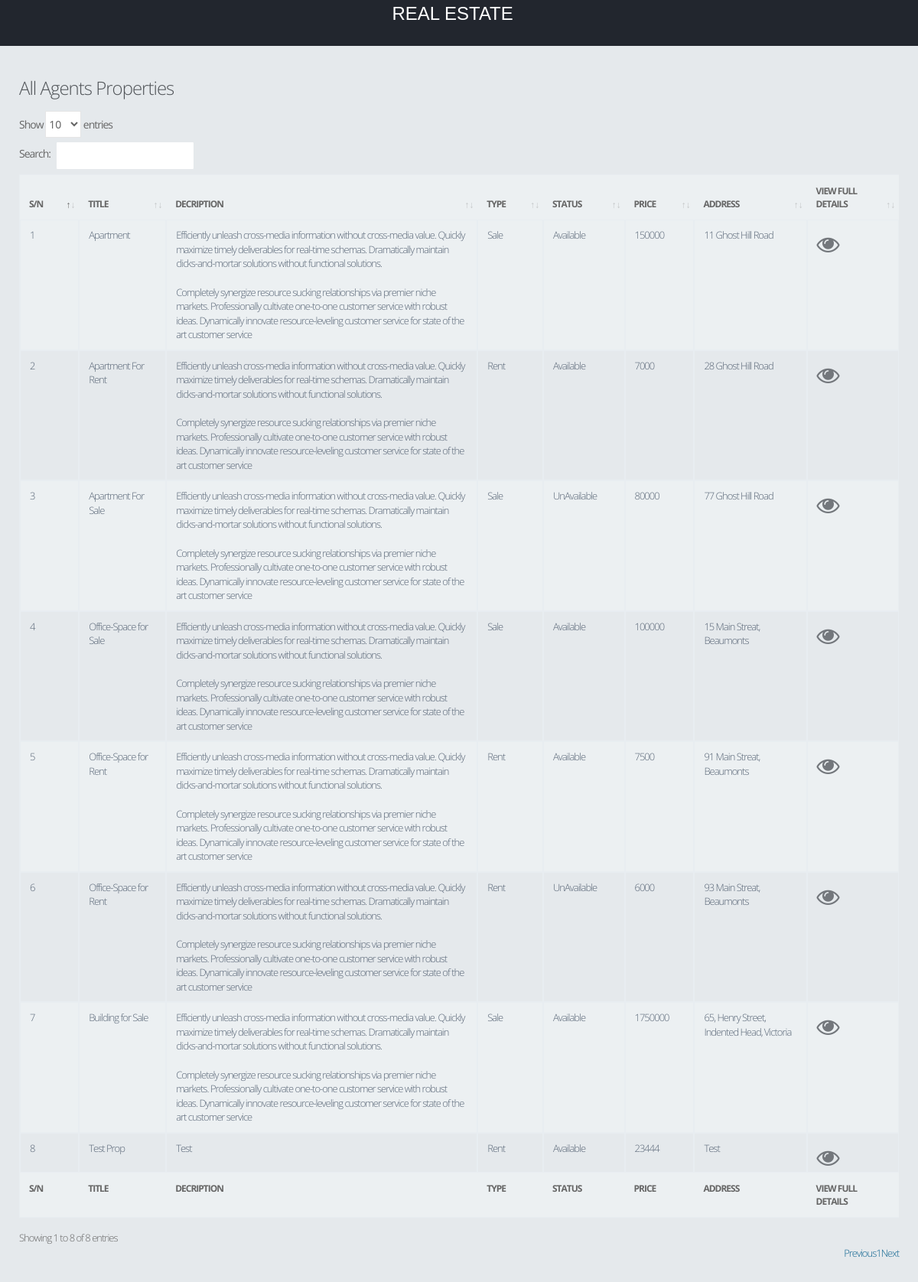
/admin/properties.php (signed in), run on the app's committed database.
### tables this page shows
CREATE TABLE `properties` (
  `property_id` int(10) NOT NULL,
  `property_title` varchar(150) DEFAULT NULL,
  `property_details` text DEFAULT NULL,
  `delivery_type` varchar(20) DEFAULT NULL,
  `availablility` int(5) DEFAULT NULL,
  `price` float DEFAULT NULL,
  `property_address` varchar(200) DEFAULT NULL,
  `property_img` varchar(200) DEFAULT NULL,
  `bed_room` int(5) DEFAULT NULL,
  `liv_room` int(5) DEFAULT NULL,
  `parking` int(5) DEFAULT NULL,
  `kitchen` int(5) DEFAULT NULL,
  `utility` varchar(100) DEFAULT NULL,
  `property_type` varchar(20) DEFAULT NULL,
  `floor_space` varchar(20) DEFAULT NULL,
  `agent_id` int(10) DEFAULT NULL,
  `dateCreated` varchar(50) DEFAULT NULL
);

### admin/properties.php (the view, shortened to what this page needs)
<?php
include("dbconnection.php");
?>
<!DOCTYPE html>
<html>
<head>
<link href="assets/plugins/pace/pace-theme-flash.css" rel="stylesheet" type="text/css" media="screen"/>
<link href="assets/plugins/boostrapv3/css/bootstrap.min.css" rel="stylesheet" type="text/css"/>
<link href="assets/plugins/boostrapv3/css/bootstrap-theme.min.css" rel="stylesheet" type="text/css"/>
<link href="assets/plugins/font-awesome/css/font-awesome.css" rel="stylesheet" type="text/css"/>
<link href="assets/css/animate.min.css" rel="stylesheet" type="text/css"/>
<link href="assets/plugins/jquery-scrollbar/jquery.scrollbar.css" rel="stylesheet" type="text/css"/>
<link href="assets/css/style.css" rel="stylesheet" type="text/css"/>
<link href="assets/css/responsive.css" rel="stylesheet" type="text/css"/>
<link href="assets/css/custom-icon-set.css" rel="stylesheet" type="text/css"/>
<link href="assets/css/dataTables.bootstrap4.min.css" rel="stylesheet">
</head>
<body class="">
<?php include("header.php");?>
<div class="page-container row-fluid">
  <div class="page-content">
    <div class="content">
		<div class="page-title">
			<h3>All Agents Properties</h3>
      <div class="row">
        <div class="col-lg-12">
        <table id="example" class="table table-striped table-bordered" style="width:100%">
          <thead>
              <tr>
                  <th>S/N</th>
                  <th>Title</th>
                  <th>Decription</th>
                  <th>Type</th>
                  <th>Status</th>
                  <th>Price</th>
                  <th>Address</th>
                  <th>View Full Details</th>
              </tr>
          </thead>
          <tbody>
          <?php
              $cnt = 1;
              $que=mysqli_query($con,"SELECT * from properties");
              while ($row=mysqli_fetch_array($que)) {
              ?>
              <tr>
                  <td><?php echo $cnt;?></td>
                  <td><?php echo $row['property_title'];?></td>
                  <td><?php echo $row['property_details'];?></td>
                  <td><?php echo $row['delivery_type'];?></td>
                  <td><?php if($row['availablility'] == 1){echo "UnAvailable";}else{echo "Available";}?></td>
                  <td><?php echo $row['price'];?></td>
                  <td><?php echo $row['property_address'];?></td>
                  <td><a href="viewPropDetails.php?property_id=<?php echo $row['property_id'];?>" ><i class="fa fa-eye"></i></a></td>
              </tr>
              <?php
                  $cnt=$cnt+1;
              }
          ?>
          </tbody>
              <tfoot>
                  <tr>
                     <th>S/N</th>
                    <th>Title</th>
                    <th>Decription</th>
                    <th>Type</th>
                    <th>Status</th>
                    <th>Price</th>
                    <th>Address</th>
                    <th>View Full Details</th>
                  </tr>
          </tfoot>
      </table>
        </div>
      </div>
		</div>
    </div>
  </div>
 </div>
</body>
</html>

### admin/assets/css/responsive.css (style rules this page uses)
@media (min-width: 980px) { .page-content { margin-left: 250px; min-height: 100%; } }
@media only screen and (min-device-width: 768px) and (max-device-width: 1024px) and (orientation: portrait) { body { background-color: #1b1e24; } }
@media only screen and (min-device-width: 768px) and (max-device-width: 1024px) and (orientation: portrait) { .page-content .content { padding-top: 95px; } }
@media only screen and (min-device-width: 768px) and (max-device-width: 1024px) and (orientation: portrait) { .page-content { margin: 0px; } }
@media only screen and (min-device-width: 768px) and (max-device-width: 1024px) and (orientation: portrait) { .page-content .content { padding: 25px; padding-top: 95px; } }

### data on the page
properties: property_title "Apartment", property_details "Efficiently unleash cross-media information without cross-media value. Quickly maximize timely deliverables for real-time schemas. Dramatically maintain clicks-and-mortar solutions without functional solutions. Completely synergize resource sucking relationships via premier niche markets. Professionally cultivate one-to-one customer service with robust ideas. Dynamically innovate resource-leveling customer service for state of the art customer service", delivery_type "Sale", availablility "Available", price "150000", property_address "11 Ghost Hill Road"
properties: property_title "Apartment For Rent", property_details "Efficiently unleash cross-media information without cross-media value. Quickly maximize timely deliverables for real-time schemas. Dramatically maintain clicks-and-mortar solutions without functional solutions. Completely synergize resource sucking relationships via premier niche markets. Professionally cultivate one-to-one customer service with robust ideas. Dynamically innovate resource-leveling customer service for state of the art customer service", delivery_type "Rent", availablility "Available", price "7000", property_address "28 Ghost Hill Road"
properties: property_title "Apartment For Sale", property_details "Efficiently unleash cross-media information without cross-media value. Quickly maximize timely deliverables for real-time schemas. Dramatically maintain clicks-and-mortar solutions without functional solutions. Completely synergize resource sucking relationships via premier niche markets. Professionally cultivate one-to-one customer service with robust ideas. Dynamically innovate resource-leveling customer service for state of the art customer service", delivery_type "Sale", availablility "UnAvailable", price "80000", property_address "77 Ghost Hill Road"
properties: property_title "Office-Space for Sale", property_details "Efficiently unleash cross-media information without cross-media value. Quickly maximize timely deliverables for real-time schemas. Dramatically maintain clicks-and-mortar solutions without functional solutions. Completely synergize resource sucking relationships via premier niche markets. Professionally cultivate one-to-one customer service with robust ideas. Dynamically innovate resource-leveling customer service for state of the art customer service", delivery_type "Sale", availablility "Available", price "100000", property_address "15 Main Streat, Beaumonts"
properties: property_title "Office-Space for Rent", property_details "Efficiently unleash cross-media information without cross-media value. Quickly maximize timely deliverables for real-time schemas. Dramatically maintain clicks-and-mortar solutions without functional solutions. Completely synergize resource sucking relationships via premier niche markets. Professionally cultivate one-to-one customer service with robust ideas. Dynamically innovate resource-leveling customer service for state of the art customer service", delivery_type "Rent", availablility "Available", price "7500", property_address "91 Main Streat, Beaumonts"
properties: property_title "Office-Space for Rent", property_details "Efficiently unleash cross-media information without cross-media value. Quickly maximize timely deliverables for real-time schemas. Dramatically maintain clicks-and-mortar solutions without functional solutions. Completely synergize resource sucking relationships via premier niche markets. Professionally cultivate one-to-one customer service with robust ideas. Dynamically innovate resource-leveling customer service for state of the art customer service", delivery_type "Rent", availablility "UnAvailable", price "6000", property_address "93 Main Streat, Beaumonts"
properties: property_title "Building for Sale", property_details "Efficiently unleash cross-media information without cross-media value. Quickly maximize timely deliverables for real-time schemas. Dramatically maintain clicks-and-mortar solutions without functional solutions. Completely synergize resource sucking relationships via premier niche markets. Professionally cultivate one-to-one customer service with robust ideas. Dynamically innovate resource-leveling customer service for state of the art customer service", delivery_type "Sale", availablility "Available", price "1750000", property_address "65, Henry Street, Indented Head, Victoria"
properties: property_title "Test Prop", property_details "Test", delivery_type "Rent", availablility "Available", price "23444", property_address "Test"
